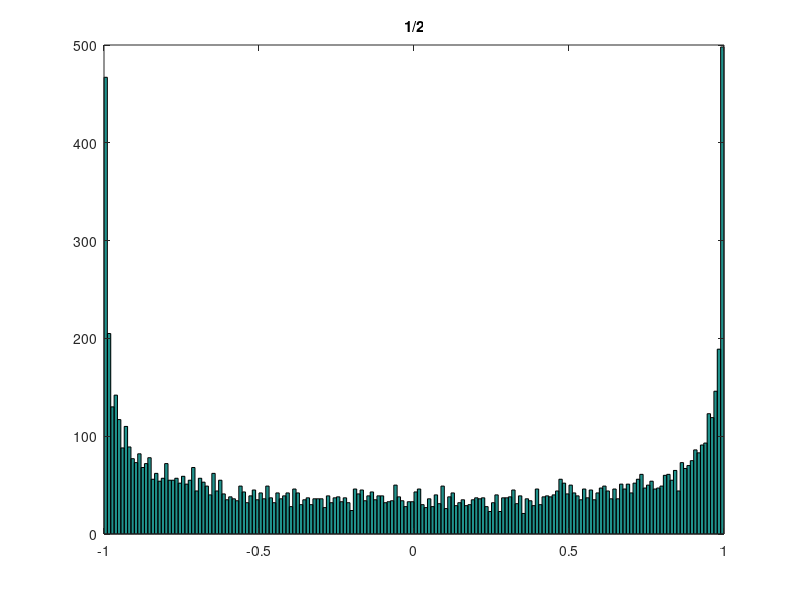
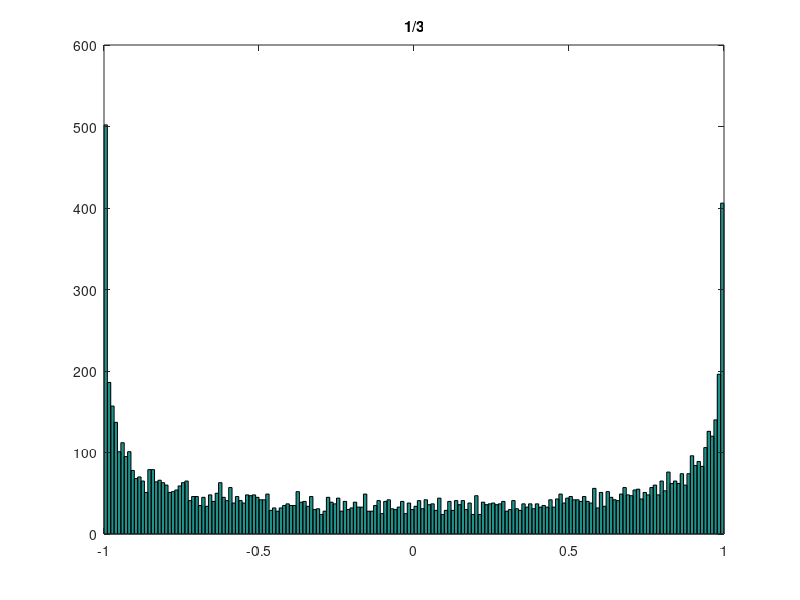
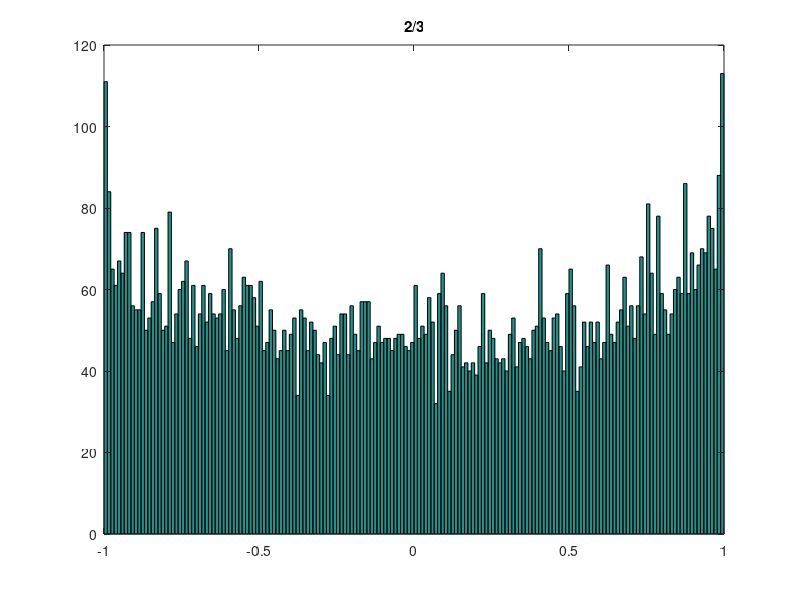
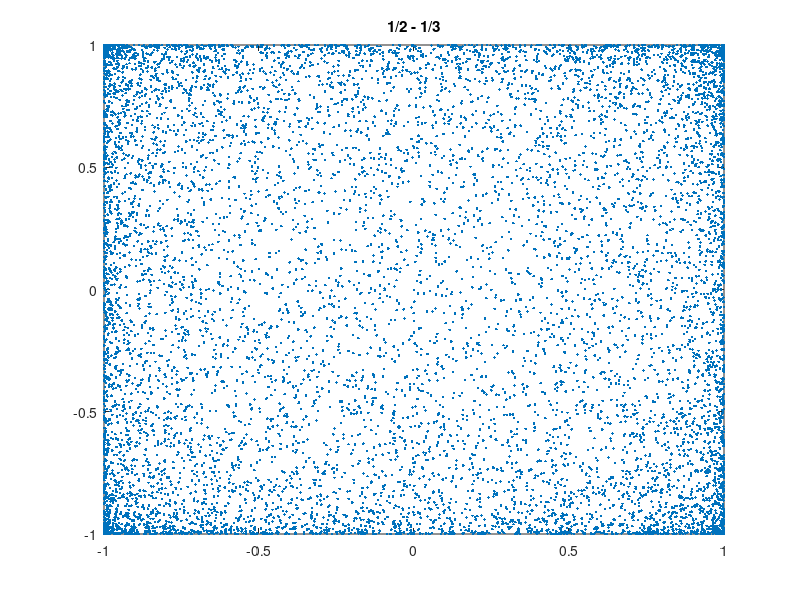

The MATLAB script that drew these images, in order:
% this script generates random correlation matrices by randomizing the
% parameters of the general parametric specifications for a correlation matrix
% see "Risk and Asset Allocation"- Springer (2005), by A. Meucci

clear; clc; close all;

%%%%%%%%%%%%%%%%%%%%%%%%%%%%%%%%%%%%%%%%%%%%%%%%%%%%%%%%%%%%%%%%%%%%%%%%%%%%%%%%%%%%%%%%%%%%%%%%%%%%%%%%%%%%%%%%%%
N=3; % dimensionality of the problem
K=N*(N-1)/2;

J=10000; % number of simulations

% parametrization 1: randomize angles
Thetas=2*pi*rand(J,K);
Cosines=cos(Thetas);
Sines=sin(Thetas);

% parametrization 2: randomize sines/cosines
%Cosines=2*rand(J,K)-1;
%Sines=sqrt(1-Cosines.*Cosines);

%%%%%%%%%%%%%%%%%%%%%%%%%%%%%%%%%%%%%%%%%%%%%%%%%%%%%%%%%%%%%%%%%%%%%%%%%%%%%%%%%%%%%%%%%%%%%%%%%%%%%%%%%%%%%%%%%%
% compute correlations in all scenarios
x=[0];
for n=2:N
    x=[x
        (n-1)*(n-2)/2 + 1];
end

CorrsAsTensor=zeros(J,N,N);
Eigs=[];
Z=zeros(N,1);
for j=1:J
    c=Cosines(j,:)';
    s=Sines(j,:)';

    V=Z;
    V(1)=1;
    for n=2:N
        v=Z;
        v(1)=c(x(n));
        S=[1; cumprod(s([x(n):x(n)+n-2]))];
        for k=2:n-1
            v(k)=S(k)*c(x(n)+k-1);
        end
        v(n)=S(end);

        V=[V v];
    end
    Corr=V'*V;
    CorrsAsTensor(j,:,:)=Corr;
    %Eigs=[Eigs
    %     eig(Corr)'];

end

% reassemble results in an entry-wise structure that runs on the upper
% triangular portion of the correlation

CorrsAsEntries=[];
k=0;
for n=1:N
    for m=n+1:N
        k=k+1;
        CorrsAsEntries(k).Values = CorrsAsTensor(:,n,m);
        CorrsAsEntries(k).Names = [num2str(n) '/' num2str(m)];
    end
end

%%%%%%%%%%%%%%%%%%%%%%%%%%%%%%%%%%%%%%%%%%%%%%%%%%%%%%%%%%%%%%%%%%%%%%%%%%%%%%%%%%%%%%%%%%%%%%%%%%%%%%%%%%%%%%%%%%%%%
% plots
Plots=1;  % choose to plot or not
if Plots

    % univariate marginals
    K=length(CorrsAsEntries);
    Nbins=round(20*log(J));
    for k=1:K
        figure
        hist(CorrsAsEntries(k).Values,Nbins);
        title(CorrsAsEntries(k).Names);
    end

    % bivariate marginals
    for k=1:K
        for j=k+1:K
            figure
            plot(CorrsAsEntries(k).Values,CorrsAsEntries(j).Values,'.');
            title([CorrsAsEntries(k).Names ' - ' CorrsAsEntries(j).Names]);
        end
    end
end